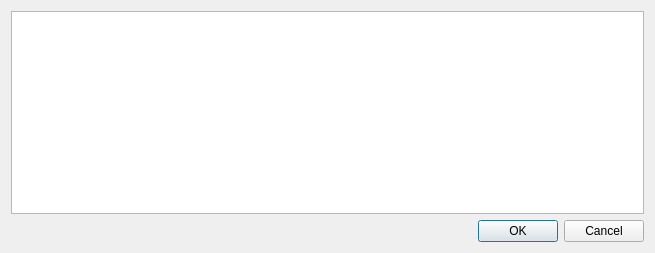
<?xml version="1.0" encoding="UTF-8"?>
<ui version="4.0">
 <class>AwExporterSelMarkersUi</class>
 <widget class="QDialog" name="AwExporterSelMarkersUi">
  <property name="geometry">
   <rect>
    <x>0</x>
    <y>0</y>
    <width>655</width>
    <height>253</height>
   </rect>
  </property>
  <property name="windowTitle">
   <string>Select Markers</string>
  </property>
  <property name="windowIcon">
   <iconset resource="../../../resources/AnyWave.qrc">
    <normaloff>:/images/AnyWave_icon.png</normaloff>:/images/AnyWave_icon.png</iconset>
  </property>
  <layout class="QVBoxLayout" name="verticalLayout">
   <item>
    <layout class="QGridLayout" name="gridLayout">
     <item row="0" column="0" rowspan="2">
      <widget class="QTableView" name="tableView">
       <property name="editTriggers">
        <set>QAbstractItemView::AllEditTriggers</set>
       </property>
       <property name="selectionMode">
        <enum>QAbstractItemView::NoSelection</enum>
       </property>
       <property name="selectionBehavior">
        <enum>QAbstractItemView::SelectRows</enum>
       </property>
       <property name="cornerButtonEnabled">
        <bool>false</bool>
       </property>
      </widget>
     </item>
    </layout>
   </item>
   <item>
    <layout class="QHBoxLayout" name="horizontalLayout">
     <item>
      <spacer name="horizontalSpacer">
       <property name="orientation">
        <enum>Qt::Horizontal</enum>
       </property>
       <property name="sizeHint" stdset="0">
        <size>
         <width>40</width>
         <height>20</height>
        </size>
       </property>
      </spacer>
     </item>
     <item>
      <widget class="QPushButton" name="pushButton_3">
       <property name="text">
        <string>OK</string>
       </property>
      </widget>
     </item>
     <item>
      <widget class="QPushButton" name="pushButton_4">
       <property name="text">
        <string>Cancel</string>
       </property>
      </widget>
     </item>
    </layout>
   </item>
  </layout>
 </widget>
 <layoutdefault spacing="6" margin="11"/>
 <resources>
  <include location="../../../resources/AnyWave.qrc"/>
 </resources>
 <connections>
  <connection>
   <sender>pushButton_3</sender>
   <signal>clicked()</signal>
   <receiver>AwExporterSelMarkersUi</receiver>
   <slot>accept()</slot>
   <hints>
    <hint type="sourcelabel">
     <x>310</x>
     <y>440</y>
    </hint>
    <hint type="destinationlabel">
     <x>247</x>
     <y>441</y>
    </hint>
   </hints>
  </connection>
  <connection>
   <sender>pushButton_4</sender>
   <signal>clicked()</signal>
   <receiver>AwExporterSelMarkersUi</receiver>
   <slot>reject()</slot>
   <hints>
    <hint type="sourcelabel">
     <x>405</x>
     <y>442</y>
    </hint>
    <hint type="destinationlabel">
     <x>118</x>
     <y>437</y>
    </hint>
   </hints>
  </connection>
 </connections>
</ui>
